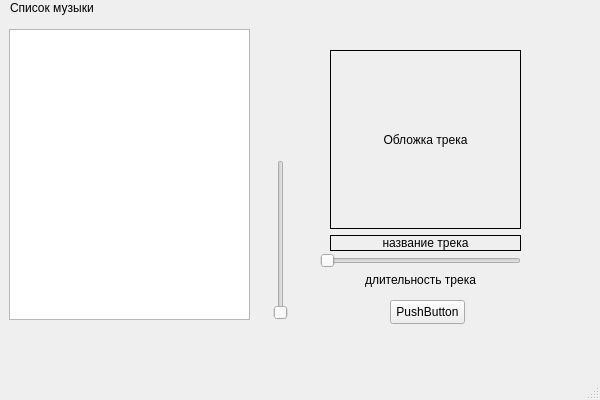
<?xml version="1.0" encoding="UTF-8"?>
<ui version="4.0">
 <class>MainWindow</class>
 <widget class="QMainWindow" name="MainWindow">
  <property name="windowModality">
   <enum>Qt::WindowModality::ApplicationModal</enum>
  </property>
  <property name="geometry">
   <rect>
    <x>0</x>
    <y>0</y>
    <width>600</width>
    <height>400</height>
   </rect>
  </property>
  <property name="sizePolicy">
   <sizepolicy hsizetype="Fixed" vsizetype="Fixed">
    <horstretch>0</horstretch>
    <verstretch>0</verstretch>
   </sizepolicy>
  </property>
  <property name="minimumSize">
   <size>
    <width>600</width>
    <height>400</height>
   </size>
  </property>
  <property name="maximumSize">
   <size>
    <width>600</width>
    <height>400</height>
   </size>
  </property>
  <property name="font">
   <font>
    <family>Yu Gothic UI</family>
   </font>
  </property>
  <property name="windowTitle">
   <string>MainWindow</string>
  </property>
  <widget class="QWidget" name="centralwidget">
   <widget class="QWidget" name="verticalLayoutWidget">
    <property name="geometry">
     <rect>
      <x>9</x>
      <y>29</y>
      <width>241</width>
      <height>291</height>
     </rect>
    </property>
    <layout class="QVBoxLayout" name="verticalLayout">
     <item>
      <widget class="QListView" name="listViewDir"/>
     </item>
    </layout>
   </widget>
   <widget class="QLabel" name="label">
    <property name="geometry">
     <rect>
      <x>10</x>
      <y>0</y>
      <width>141</width>
      <height>16</height>
     </rect>
    </property>
    <property name="text">
     <string>Список музыки</string>
    </property>
   </widget>
   <widget class="QPushButton" name="pushButton">
    <property name="geometry">
     <rect>
      <x>390</x>
      <y>300</y>
      <width>75</width>
      <height>24</height>
     </rect>
    </property>
    <property name="text">
     <string>PushButton</string>
    </property>
   </widget>
   <widget class="QSlider" name="horizontalSlider">
    <property name="geometry">
     <rect>
      <x>320</x>
      <y>250</y>
      <width>201</width>
      <height>22</height>
     </rect>
    </property>
    <property name="orientation">
     <enum>Qt::Orientation::Horizontal</enum>
    </property>
   </widget>
   <widget class="QSlider" name="verticalSlider">
    <property name="geometry">
     <rect>
      <x>270</x>
      <y>160</y>
      <width>22</width>
      <height>160</height>
     </rect>
    </property>
    <property name="orientation">
     <enum>Qt::Orientation::Vertical</enum>
    </property>
   </widget>
   <widget class="QLabel" name="trackDuration">
    <property name="geometry">
     <rect>
      <x>320</x>
      <y>270</y>
      <width>201</width>
      <height>20</height>
     </rect>
    </property>
    <property name="text">
     <string>длительность трека</string>
    </property>
    <property name="alignment">
     <set>Qt::AlignmentFlag::AlignCenter</set>
    </property>
   </widget>
   <widget class="QWidget" name="verticalLayoutWidget_2">
    <property name="geometry">
     <rect>
      <x>330</x>
      <y>50</y>
      <width>191</width>
      <height>201</height>
     </rect>
    </property>
    <layout class="QVBoxLayout" name="TrackPicTrackName" stretch="1,0">
     <property name="rightMargin">
      <number>0</number>
     </property>
     <item>
      <widget class="QLabel" name="trackPic">
       <property name="frameShape">
        <enum>QFrame::Shape::Box</enum>
       </property>
       <property name="text">
        <string>Обложка трека</string>
       </property>
       <property name="alignment">
        <set>Qt::AlignmentFlag::AlignCenter</set>
       </property>
      </widget>
     </item>
     <item>
      <widget class="QLabel" name="trackName">
       <property name="layoutDirection">
        <enum>Qt::LayoutDirection::RightToLeft</enum>
       </property>
       <property name="frameShape">
        <enum>QFrame::Shape::Box</enum>
       </property>
       <property name="text">
        <string>название трека</string>
       </property>
       <property name="alignment">
        <set>Qt::AlignmentFlag::AlignCenter</set>
       </property>
      </widget>
     </item>
    </layout>
   </widget>
  </widget>
  <widget class="QMenuBar" name="menubar">
   <property name="geometry">
    <rect>
     <x>0</x>
     <y>0</y>
     <width>600</width>
     <height>22</height>
    </rect>
   </property>
  </widget>
  <widget class="QStatusBar" name="statusbar"/>
 </widget>
 <resources/>
 <connections/>
</ui>
